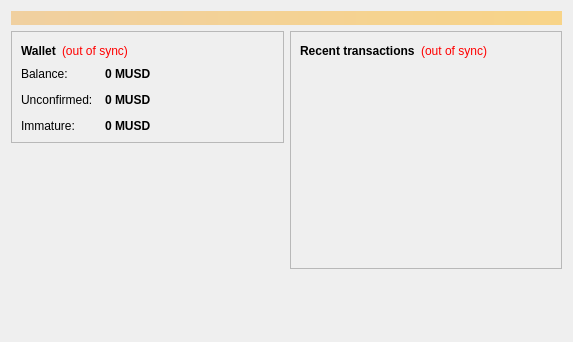
<?xml version="1.0" encoding="UTF-8"?>
<ui version="4.0">
 <class>OverviewPage</class>
 <widget class="QWidget" name="OverviewPage">
  <property name="geometry">
   <rect>
    <x>0</x>
    <y>0</y>
    <width>573</width>
    <height>342</height>
   </rect>
  </property>
  <property name="windowTitle">
   <string>Form</string>
  </property>
  <layout class="QVBoxLayout" name="topLayout">
   <item>
    <widget class="QLabel" name="labelAlerts">
     <property name="visible">
      <bool>false</bool>
     </property>
     <property name="styleSheet">
      <string notr="true">background-color: qlineargradient(x1: 0, y1: 0, x2: 1, y2: 0, stop:0 #F0D0A0, stop:1 #F8D488); color:#000000;</string>
     </property>
     <property name="wordWrap">
      <bool>true</bool>
     </property>
     <property name="margin">
      <number>3</number>
     </property>
    </widget>
   </item>
   <item>
    <layout class="QHBoxLayout" name="horizontalLayout" stretch="1,1">
     <item>
      <layout class="QVBoxLayout" name="verticalLayout_2">
       <item>
        <widget class="QFrame" name="frame">
         <property name="frameShape">
          <enum>QFrame::StyledPanel</enum>
         </property>
         <property name="frameShadow">
          <enum>QFrame::Raised</enum>
         </property>
         <layout class="QVBoxLayout" name="verticalLayout_4">
          <item>
           <layout class="QHBoxLayout" name="horizontalLayout_4">
            <item>
             <widget class="QLabel" name="label_5">
              <property name="font">
               <font>
                <weight>75</weight>
                <bold>true</bold>
               </font>
              </property>
              <property name="text">
               <string>Wallet</string>
              </property>
             </widget>
            </item>
            <item>
             <widget class="QLabel" name="labelWalletStatus">
              <property name="toolTip">
               <string>The displayed information may be out of date. Your wallet automatically synchronizes with the Musdcoin network after a connection is established, but this process has not completed yet.</string>
              </property>
              <property name="styleSheet">
               <string notr="true">QLabel { color: red; }</string>
              </property>
              <property name="text">
               <string notr="true">(out of sync)</string>
              </property>
              <property name="alignment">
               <set>Qt::AlignLeading|Qt::AlignLeft|Qt::AlignVCenter</set>
              </property>
             </widget>
            </item>
            <item>
             <spacer name="horizontalSpacer_2">
              <property name="orientation">
               <enum>Qt::Horizontal</enum>
              </property>
              <property name="sizeHint" stdset="0">
               <size>
                <width>40</width>
                <height>20</height>
               </size>
              </property>
             </spacer>
            </item>
           </layout>
          </item>
          <item>
           <layout class="QFormLayout" name="formLayout_2">
            <property name="fieldGrowthPolicy">
             <enum>QFormLayout::AllNonFixedFieldsGrow</enum>
            </property>
            <property name="horizontalSpacing">
             <number>12</number>
            </property>
            <property name="verticalSpacing">
             <number>12</number>
            </property>
            <item row="0" column="0">
             <widget class="QLabel" name="label">
              <property name="text">
               <string>Balance:</string>
              </property>
             </widget>
            </item>
            <item row="0" column="1">
             <widget class="QLabel" name="labelBalance">
              <property name="font">
               <font>
                <weight>75</weight>
                <bold>true</bold>
               </font>
              </property>
              <property name="cursor">
               <cursorShape>IBeamCursor</cursorShape>
              </property>
              <property name="toolTip">
               <string>Your current balance</string>
              </property>
              <property name="text">
               <string notr="true">0 MUSD</string>
              </property>
              <property name="textInteractionFlags">
               <set>Qt::LinksAccessibleByMouse|Qt::TextSelectableByKeyboard|Qt::TextSelectableByMouse</set>
              </property>
             </widget>
            </item>
            <item row="1" column="0">
             <widget class="QLabel" name="label_3">
              <property name="text">
               <string>Unconfirmed:</string>
              </property>
             </widget>
            </item>
            <item row="1" column="1">
             <widget class="QLabel" name="labelUnconfirmed">
              <property name="font">
               <font>
                <weight>75</weight>
                <bold>true</bold>
               </font>
              </property>
              <property name="cursor">
               <cursorShape>IBeamCursor</cursorShape>
              </property>
              <property name="toolTip">
               <string>Total of transactions that have yet to be confirmed, and do not yet count toward the current balance</string>
              </property>
              <property name="text">
               <string notr="true">0 MUSD</string>
              </property>
              <property name="textInteractionFlags">
               <set>Qt::LinksAccessibleByMouse|Qt::TextSelectableByKeyboard|Qt::TextSelectableByMouse</set>
              </property>
             </widget>
            </item>
            <item row="2" column="0">
             <widget class="QLabel" name="labelImmatureText">
              <property name="text">
               <string>Immature:</string>
              </property>
             </widget>
            </item>
            <item row="2" column="1">
             <widget class="QLabel" name="labelImmature">
              <property name="font">
               <font>
                <weight>75</weight>
                <bold>true</bold>
               </font>
              </property>
              <property name="toolTip">
               <string>Mined balance that has not yet matured</string>
              </property>
              <property name="text">
               <string notr="true">0 MUSD</string>
              </property>
              <property name="textInteractionFlags">
               <set>Qt::LinksAccessibleByMouse|Qt::TextSelectableByKeyboard|Qt::TextSelectableByMouse</set>
              </property>
             </widget>
            </item>
           </layout>
          </item>
         </layout>
        </widget>
       </item>
       <item>
        <spacer name="verticalSpacer">
         <property name="orientation">
          <enum>Qt::Vertical</enum>
         </property>
         <property name="sizeHint" stdset="0">
          <size>
           <width>20</width>
           <height>40</height>
          </size>
         </property>
        </spacer>
       </item>
      </layout>
     </item>
     <item>
      <layout class="QVBoxLayout" name="verticalLayout_3">
       <item>
        <widget class="QFrame" name="frame_2">
         <property name="frameShape">
          <enum>QFrame::StyledPanel</enum>
         </property>
         <property name="frameShadow">
          <enum>QFrame::Raised</enum>
         </property>
         <layout class="QVBoxLayout" name="verticalLayout">
          <item>
           <layout class="QHBoxLayout" name="horizontalLayout_2">
            <item>
             <widget class="QLabel" name="label_4">
              <property name="text">
               <string>&lt;b&gt;Recent transactions&lt;/b&gt;</string>
              </property>
             </widget>
            </item>
            <item>
             <widget class="QLabel" name="labelTransactionsStatus">
              <property name="toolTip">
               <string>The displayed information may be out of date. Your wallet automatically synchronizes with the Musdcoin network after a connection is established, but this process has not completed yet.</string>
              </property>
              <property name="styleSheet">
               <string notr="true">QLabel { color: red; }</string>
              </property>
              <property name="text">
               <string notr="true">(out of sync)</string>
              </property>
              <property name="alignment">
               <set>Qt::AlignRight|Qt::AlignTrailing|Qt::AlignVCenter</set>
              </property>
             </widget>
            </item>
            <item>
             <spacer name="horizontalSpacer">
              <property name="orientation">
               <enum>Qt::Horizontal</enum>
              </property>
              <property name="sizeHint" stdset="0">
               <size>
                <width>40</width>
                <height>20</height>
               </size>
              </property>
             </spacer>
            </item>
           </layout>
          </item>
          <item>
           <widget class="QListView" name="listTransactions">
            <property name="styleSheet">
             <string notr="true">QListView { background: transparent; }</string>
            </property>
            <property name="frameShape">
             <enum>QFrame::NoFrame</enum>
            </property>
            <property name="verticalScrollBarPolicy">
             <enum>Qt::ScrollBarAlwaysOff</enum>
            </property>
            <property name="horizontalScrollBarPolicy">
             <enum>Qt::ScrollBarAlwaysOff</enum>
            </property>
            <property name="selectionMode">
             <enum>QAbstractItemView::NoSelection</enum>
            </property>
           </widget>
          </item>
         </layout>
        </widget>
       </item>
       <item>
        <spacer name="verticalSpacer_2">
         <property name="orientation">
          <enum>Qt::Vertical</enum>
         </property>
         <property name="sizeHint" stdset="0">
          <size>
           <width>20</width>
           <height>40</height>
          </size>
         </property>
        </spacer>
       </item>
      </layout>
     </item>
    </layout>
   </item>
  </layout>
 </widget>
 <resources/>
 <connections/>
</ui>
